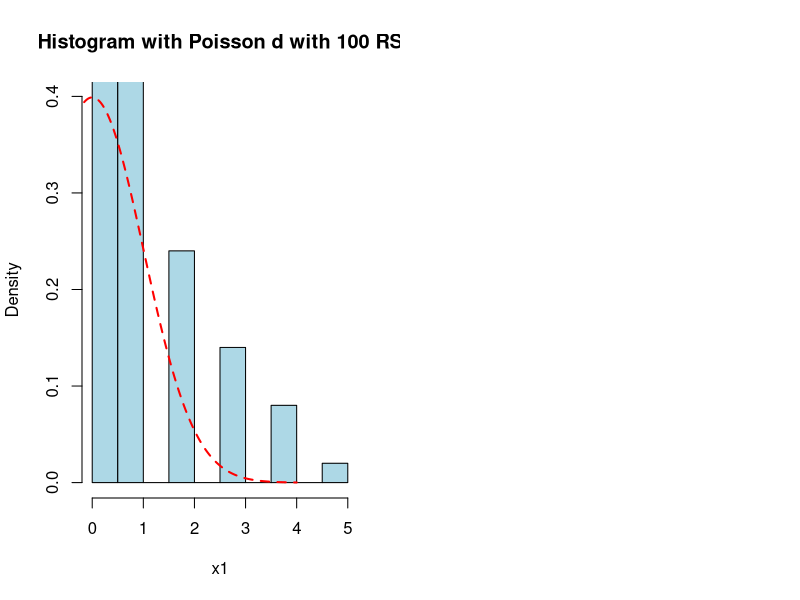
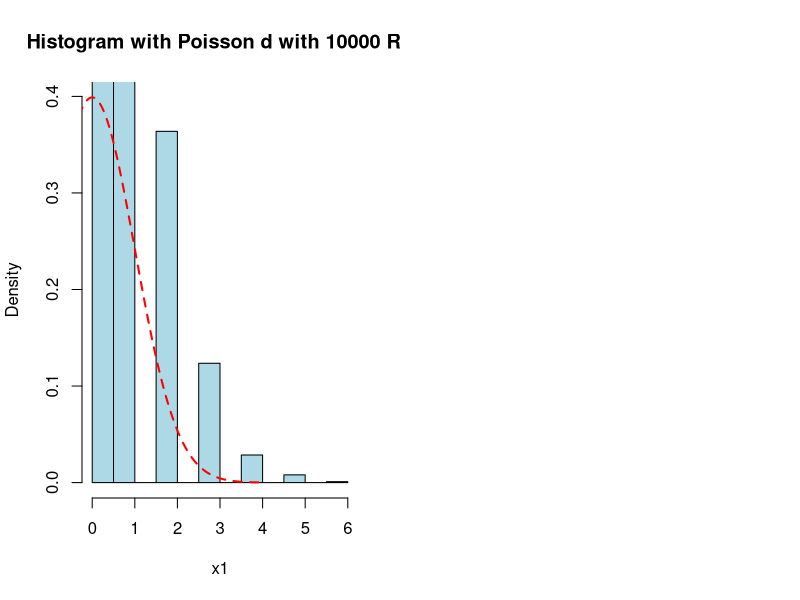
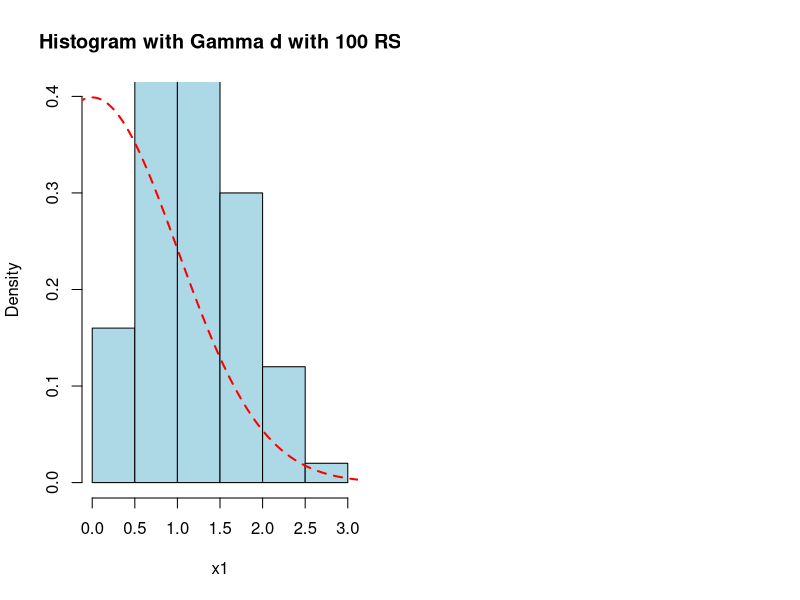
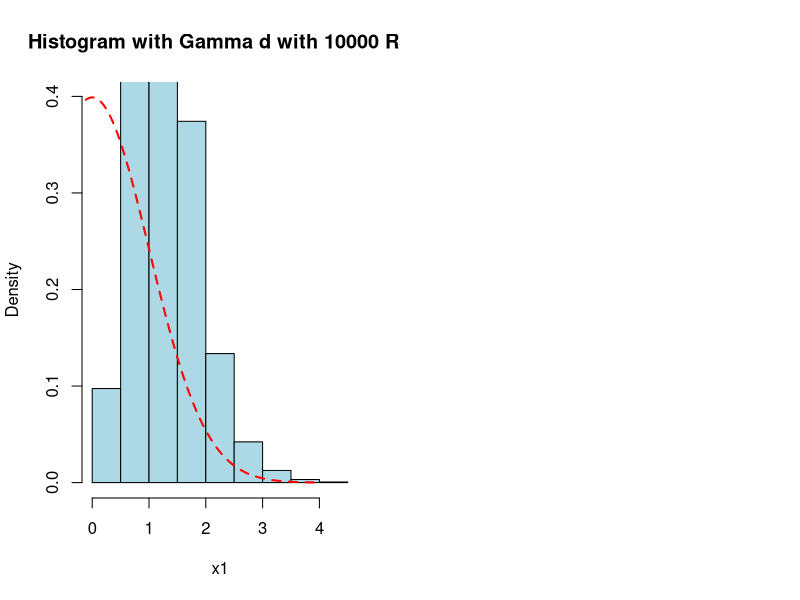

Here is the R script that generated these plots, in order:
print("Set seed to 10005")
set.seed(10005)

print("Provide a graphical representation (visualization) of your data")
print("Poisson with 100 RS and its histogram")
print("Named p1")
par(mfrow=c(1,2))
p1<-rpois(100,1)
x1n<-seq(-4,4,0.01)
dx1n<-dnorm(x1n)
hist(p1,freq=F, ylim=c(0, max(dx1n)), col="lightblue", xlab="x1", main="Histogram with Poisson d with 100 RS") 
lines(x1n, dx1n,col="red",lty=2,lwd=2)

print("Poisson with 10000 RS and its histogram")
print("Named p2")
par(mfrow=c(1,2))
p2<-rpois(10000,1)
x1n<-seq(-4,4,0.01)
dx1n<-dnorm(x1n)
hist(p2,freq=F, ylim=c(0, max(dx1n)), col="lightblue", xlab="x1", main="Histogram with Poisson d with 10000 RS") 
lines(x1n, dx1n,col="red",lty=2,lwd=2)

print("Gamma with 100 RS and its histogram")
print("Named g1")
par(mfrow=c(1,2))
g1<-rgamma(100,5,4)
x1n<-seq(-4,4,0.01)
dx1n<-dnorm(x1n)
hist(g1,freq=F, ylim=c(0, max(dx1n)), col="lightblue", xlab="x1", main="Histogram with Gamma d with 100 RS") 
lines(x1n, dx1n,col="red",lty=2,lwd=2)

print("Gamma with 10000 RS and its histogram")
print("Named g2")
par(mfrow=c(1,2))
g2<-rgamma(10000,5,4)
x1n<-seq(-4,4,0.01)
dx1n<-dnorm(x1n)
hist(g2,freq=F, ylim=c(0, max(dx1n)), col="lightblue", xlab="x1", main="Histogram with Gamma d with 10000 RS") 
lines(x1n, dx1n,col="red",lty=2,lwd=2)

print("Get statistics mean,median,sd,IQR for the above random samples")
print("Statistics for Poisson with 100 RS")
mean(p1)
median(p1)
sd(p1)
IQR(p1)

print("Get an estimate of the: mean; sd; median; IQR. What are the theoretic values of these statistics when the true distribution is used?")
print("Statistics for Poisson with 10000 RS")
mean(p2)
median(p2)
sd(p2)
IQR(p2)

print("Statistics for Gamma with 100 RS")
mean(g1)
median(g1)
sd(g1)
IQR(g1)

print("Statistics for Gamma with 10000 RS")
mean(g2)
median(g2)
sd(g2)
IQR(g2)


print("The true distribution is the normal, thus generate random numbers and calculate mean,media,sd,IQR")
n1<-rbinom(100,15,.8)
mean(n1)
median(n1)
sd(n1)
IQR(n1)

print("What is the proportion of the sample data in the region:
[min(mean; median); max(mean; median)]
What is the theoretic proportion of this region when the true distribution is used?")

print("For Poisson p1: " )
p1min<-min(mean(p1),median(p1))
p1max<-max(mean(p1),median(p1))
